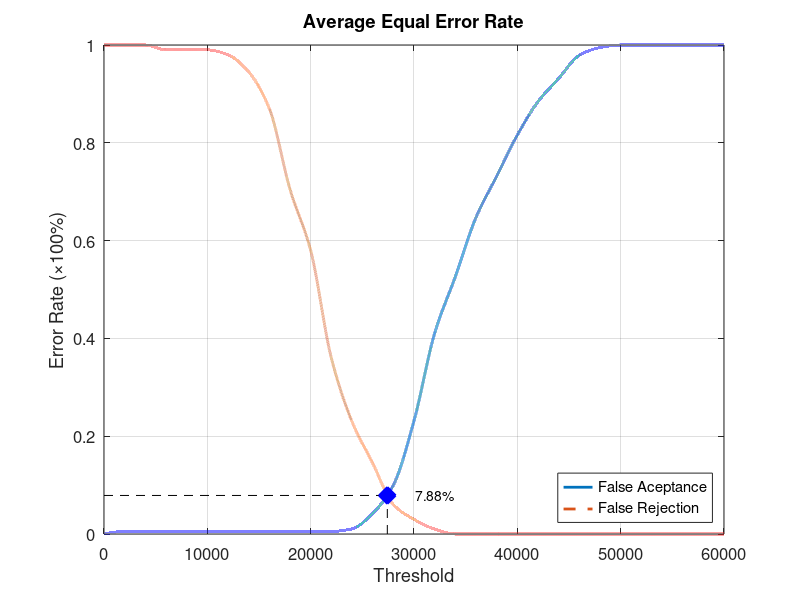
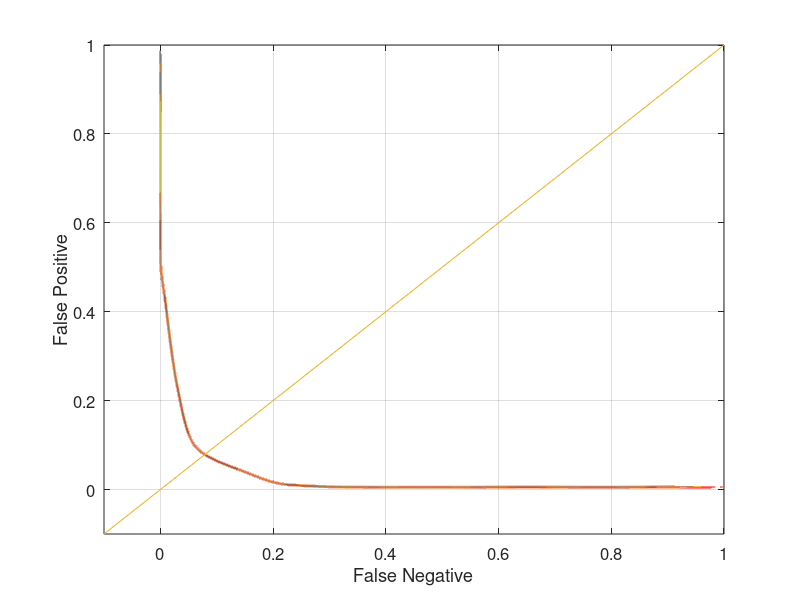

MATLAB code to generate these figures, in order:
function yEER = Database4_2
close all;
clear;
clc;
x = 0:2000:60000;
xq = 0:0.5:60000;

y0 = [0 0.00526316 0.00526316 0.00526316 0.00526316 0.00526316 0.00526316 0.00526316 0.00526316 0.00526316 0.00526316 0.00526316 0.0105263 0.0421053 0.1 0.231579 0.410526 0.526316 0.647368 0.731579 0.815789 0.884211 0.931579 0.978947 0.994737 1 1 1 1 1 1];
yy0 = interp1(x, y0, xq, 'pchip');
y1 = [1 1 1 0.99 0.99 0.99 0.98 0.945 0.87 0.705 0.58 0.36 0.23 0.145 0.06 0.03 0.01 0 0 0 0 0 0 0 0 0 0 0 0 0 0];
yy1 = interp1(x, y1, xq, 'pchip');

% Calculating EER: 
y2 = abs(y0 - y1);
find(y2 == min(y2))
yy2 = abs(yy0 - yy1);
xEER = find(yy2 == min(yy2));
xEERIndex = xq(xEER) % X-axis EER
yEER = yy0(xEER) % Y-axis EER

main = figure
plot(xq, yy0,'-','LineWidth', 2);	hold on
plot(xq, yy1,'--','LineWidth', 2);	hold on
plot([xEERIndex xEERIndex], [0 yEER], 'k--');	hold on
plot([0 xEERIndex], [yEER yEER], 'k--');	hold on
plot(xEERIndex, yEER, 'bx', 'LineWidth', 10);	hold on
text(xEERIndex + 10 * xEERIndex / 100, yEER, [num2str(round((10000 * yEER)) / 100) '%'])
legend('False Aceptance', 'False Rejection', 'Location', 'SouthEast')
xlabel('Threshold')
ylabel('Error Rate (\times100%)')
title('Average Equal Error Rate')
set(gca, 'FontSize', 12)
axis([0 60000 0 1])
grid on

print(main, 'Database4_2Main', '-dpng');
FNRxFPR = figure('Color', [1 1 1]);
plot(yy1, yy0, '-', yy1, yy0, 'LineWidth', 2);
hold on
y = -0.1:0.1:1
plot(y, y); 
set(gca, 'FontSize', 12)
xlabel('False Negative')
ylabel('False Positive')
axis([-0.1 1 -0.1 1])
set(gca, 'FontSize', 12)
grid on

print(FNRxFPR, 'Database4_2FNRxFPR','-dpng');
end
